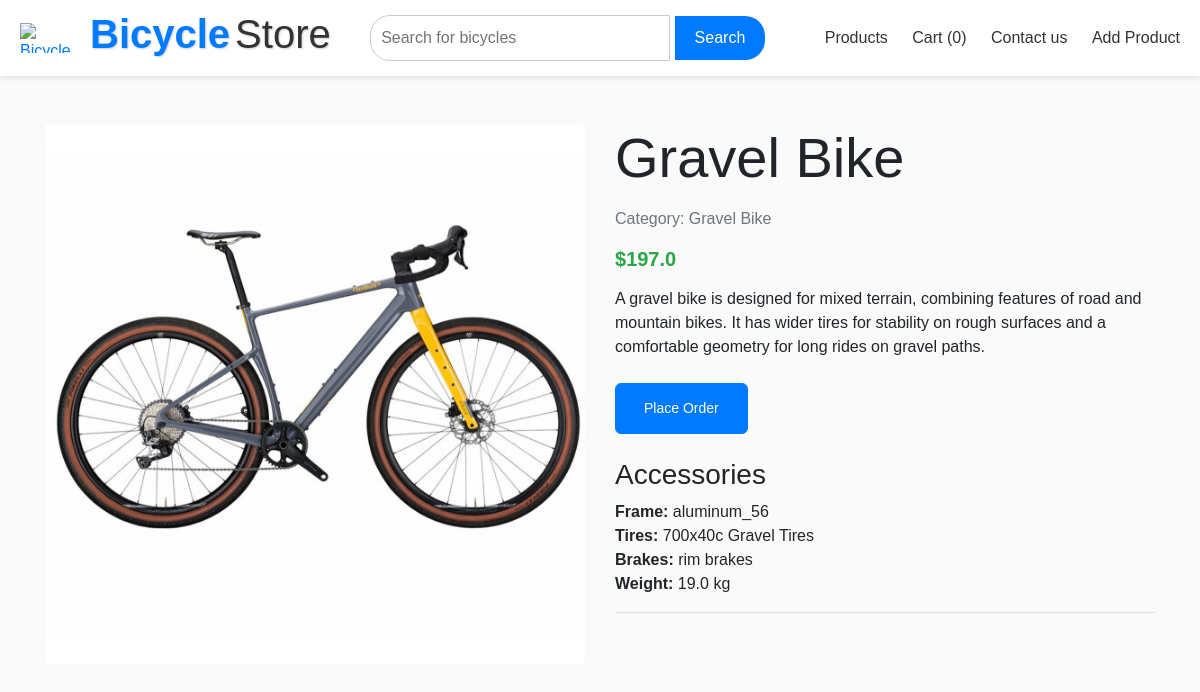
/place_order/7, run on the app's committed database.
### models.py (models this page shows)
class Bikes(db.Model):
    id = db.Column(db.Integer, primary_key=True)
    Brand_name = db.Column(db.String(100), nullable=False)
    Brand_category = db.Column(db.Text, nullable=False)
    price = db.Column(db.Float, nullable=False)
    M_date = db.Column(db.String(50), nullable=False)
    image_url = db.Column(db.String(200), nullable=False)
    description = db.Column(db.String(200), nullable=False)
    accessories = db.relationship('Accessories', secondary=bike_accessory_association, backref='bikes')  # Many-to-many relationship

class Accessories(db.Model):
    id = db.Column(db.Integer, primary_key=True)
    frame = db.Column(db.String(100), nullable=False)
    tires = db.Column(db.String(100), nullable=False)
    brakes = db.Column(db.String(100), nullable=False)
    weight = db.Column(db.Float, nullable=False)

### app.py (the view, shortened to what this page needs)
@app.route('/place_order/<int:product_id>', methods=['GET', 'POST'])
def place_order(product_id):
    form = OrderForm()
    product = Bikes.query.get_or_404(product_id)
    accessories = product.accessories
    return render_template('productDetails.html', form=form, product=product, accessories=accessories)

### forms.py
class OrderForm(FlaskForm):
    submit = SubmitField('Place Order')

### app.py (called while the page is built)
def get_cart_item_count():
    return len(Order.query.all())

@app.context_processor
def inject_cart_count():
    return dict(cart_item_count=get_cart_item_count())

### templates/productDetails.html (shortened to what this page needs)
{% extends "header.html" %}
{% block content %}
<section class="pd-product-details-section py-5">
    <div class="container">
        <div class="row">
            <div class="col-lg-6 mb-4 mb-lg-0">
                <div class="text-center">
                    <img src="{{ product.image_url }}" alt="{{ product.Brand_name }} Image" class="img-fluid rounded">
                </div>
            </div>
            <div class="col-lg-6">
                <h1 class="display-4 mb-3">{{ product.Brand_name }}</h1>
                <p class="text-muted">Category: {{ product.Brand_category }}</p>
                <div class="d-flex align-items-center mb-3">
                    <span class="current-price display-4 text-success">${{ product.price }}</span>
                </div>
                <p class="mb-4">
                   {{ product.description }}
                </p>
                <div class="mb-4">
                <form method="POST" action={{ url_for('place_order', product_id=product.id) }} >
                    {{ form.submit(class="btn btn-primary btn-lg mr-2") }}
                </form>
                </div>
                <h3 class="mt-4">Accessories</h3>
                {% if accessories %}
                    <ul class="list-unstyled">
                        {% for accessory in accessories %}
                            <li><strong>Frame:</strong> {{ accessory.frame }}</li>
                            <li><strong>Tires:</strong> {{ accessory.tires }}</li>
                            <li><strong>Brakes:</strong> {{ accessory.brakes }}</li>
                            <li><strong>Weight:</strong> {{ accessory.weight }} kg</li>
                            <hr>
                        {% endfor %}
                    </ul>
                {% else %}
                    <p>No accessories available for this product.</p>
                {% endif %}
            </div>
        </div>
    </div>
</section>
{% endblock %}

### static/css/styles.css (style rules this page uses)
* { margin: 0; padding: 0; box-sizing: border-box; }
body { font-family: Arial, sans-serif; }
.current-price { font-size: 20px; color: #000; font-weight: bold; }

### static/css/checkout.css (style rules this page uses)
* { margin: 0; padding: 0; box-sizing: border-box; font-family: Arial, sans-serif; }
body { background-color: #fafafa; }
.btn-primary { padding: 0.875rem 1.75rem; font-size: 0.875rem; background-color: #007bff; color: #fff; border-radius: 0.375rem; cursor: pointer; }

### data on the page
Bikes: image_url (picture), Brand_name "Gravel Bike", Brand_category "Gravel Bike", price "197.0", description "A gravel bike is designed for mixed terrain, combining features of road and mountain bikes. It has wider tires for stability on rough surfaces and a comfortable geometry for long rides on gravel paths."
Accessories: frame "aluminum_56", tires "700x40c Gravel Tires", brakes "rim brakes", weight "19.0"

### other printed values
{{ cart_item_count }} "0"
